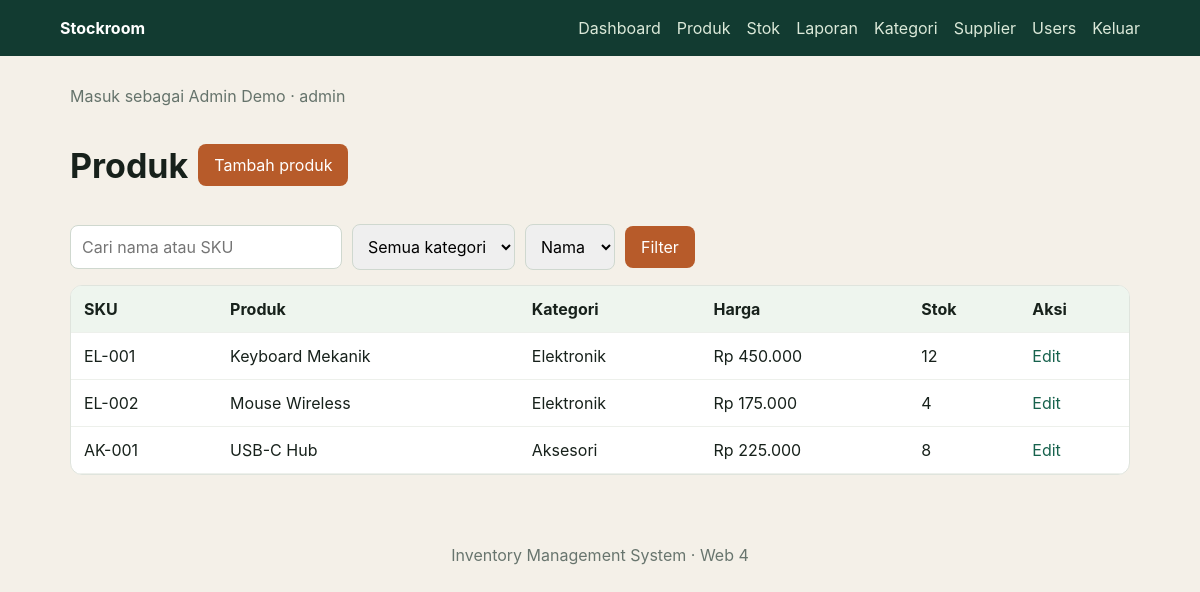
The page /products/index.php (signed in) on the database its author committed.
### tables this page shows
CREATE TABLE products (id INT AUTO_INCREMENT PRIMARY KEY, category_id INT NOT NULL, sku VARCHAR(50) NOT NULL UNIQUE, name VARCHAR(150) NOT NULL, price DECIMAL(12,2) NOT NULL DEFAULT 0, stock INT NOT NULL DEFAULT 0, minimum_stock INT NOT NULL DEFAULT 5, created_at TIMESTAMP DEFAULT CURRENT_TIMESTAMP, CONSTRAINT fk_product_category FOREIGN KEY(category_id) REFERENCES categories(id) ON UPDATE CASCADE ON DELETE RESTRICT);

CREATE TABLE categories (id INT AUTO_INCREMENT PRIMARY KEY, name VARCHAR(100) NOT NULL UNIQUE, created_at TIMESTAMP DEFAULT CURRENT_TIMESTAMP);

### config/database.php (called while the page is built)
<?php
function db(): PDO { static $pdo; if ($pdo) return $pdo; $host=getenv('DB_HOST')?:'127.0.0.1'; $name=getenv('DB_NAME')?:'inventory_db'; $user=getenv('DB_USER')?:'root'; $pass=getenv('DB_PASS')?:''; $pdo=new PDO("mysql:host=$host;dbname=$name;charset=utf8mb4",$user,$pass,[PDO::ATTR_ERRMODE=>PDO::ERRMODE_EXCEPTION,PDO::ATTR_DEFAULT_FETCH_MODE=>PDO::FETCH_ASSOC]); return $pdo; }

### public/products/index.php (the view)
<?php require_once __DIR__.'/../../helpers/bootstrap.php'; require_login(); $allowed=['name'=>'p.name','price'=>'p.price','stock'=>'p.stock']; $sort=$allowed[$_GET['sort']??'name']??'p.name'; $dir=($_GET['dir']??'asc')==='desc'?'DESC':'ASC'; $where=[];$args=[]; if(trim($_GET['q']??'')){ $where[]='(p.name LIKE ? OR p.sku LIKE ?)';$q='%'.trim($_GET['q']).'%';$args=[$q,$q]; } if((int)($_GET['category_id']??0)){ $where[]='p.category_id=?';$args[]=(int)$_GET['category_id']; } $sql='SELECT p.*,c.name category FROM products p JOIN categories c ON c.id=p.category_id'.($where?' WHERE '.implode(' AND ',$where):'')." ORDER BY $sort $dir LIMIT 10"; $st=db()->prepare($sql);$st->execute($args);$rows=$st->fetchAll(); $cats=db()->query('SELECT * FROM categories ORDER BY name')->fetchAll(); layout_start('Produk'); ?><div class="toolbar"><h1>Produk</h1><?php if($_SESSION['user']['role']==='admin'):?><a class="button" href="edit.php">Tambah produk</a><?php endif?></div><form class="filters"><input name="q" placeholder="Cari nama atau SKU" value="<?=e($_GET['q']??'')?>"><select name="category_id"><option value="">Semua kategori</option><?php foreach($cats as $c):?><option value="<?=$c['id']?>" <?=((int)($_GET['category_id']??0)==$c['id']?'selected':'')?>><?=e($c['name'])?></option><?php endforeach?></select><select name="sort"><option value="name">Nama</option><option value="price">Harga</option><option value="stock">Stok</option></select><button>Filter</button></form><table><tr><th>SKU</th><th>Produk</th><th>Kategori</th><th>Harga</th><th>Stok</th><th>Aksi</th></tr><?php foreach($rows as $r):?><tr><td><?=e($r['sku'])?></td><td><?=e($r['name'])?></td><td><?=e($r['category'])?></td><td>Rp <?=number_format($r['price'],0,',','.')?></td><td><?=e($r['stock'])?></td><td><?php if($_SESSION['user']['role']==='admin'):?><a href="edit.php?id=<?=$r['id']?>">Edit</a><?php endif?></td></tr><?php endforeach?></table><?php layout_end();

### helpers/bootstrap.php (shortened to what this page needs)
<?php
session_start(); require_once __DIR__.'/../config/database.php';
function e($v): string { return htmlspecialchars((string)$v,ENT_QUOTES,'UTF-8'); }
function flash(?string $msg=null): ?string { if($msg!==null){$_SESSION['flash']=$msg;return null;} $x=$_SESSION['flash']??null; unset($_SESSION['flash']); return $x; }
function layout_start(string $title): void { require_login(); $u=$_SESSION['user']; $m=flash(); echo '<!doctype html><html lang="id"><head><meta charset="utf-8"><meta name="viewport" content="width=device-width,initial-scale=1"><title>'.e($title).'</title><link rel="stylesheet" href="../assets/css/app.css"></head><body><header><strong>Stockroom</strong><nav><a href="dashboard.php">Dashboard</a><a href="products/index.php">Produk</a><a href="stock/create.php">Stok</a><a href="reports/index.php">Laporan</a>'.($u['role']==='admin'?'<a href="categories/index.php">Kategori</a><a href="suppliers/index.php">Supplier</a><a href="users/index.php">Users</a>':'').'<a href="logout.php">Keluar</a></nav></header><main><p class="muted">Masuk sebagai '.e($u['name']).' · '.e($u['role']).'</p>'.($m?'<div class="flash">'.e($m).'</div>':''); }
function layout_end(): void { echo '</main><footer>Inventory Management System · Web 4</footer></body></html>'; }

### assets/css/app.css (style rules this page uses)
:root { font-family:Inter,system-ui,sans-serif;color:#17211b;background:#f4f0e8 }
* { box-sizing:border-box }
body { margin:0 }
header { background:#123b31;color:#fff;padding:18px 5%;display:flex;justify-content:space-between;align-items:center }
nav { display:flex;gap:16px;flex-wrap:wrap }
a { color:#17624d;text-decoration:none }
header a { color:#dbe9d9 }
main { max-width:1100px;margin:30px auto;padding:0 20px }
h1 { font-size:34px }
.muted { color:#65736b }
.cards div,.panel,table { background:#fff;border:1px solid #dfe4dd;border-radius:12px;padding:18px }
table { width:100%;border-collapse:separate;border-spacing:0;padding:0;overflow:hidden }
th,td { padding:13px;text-align:left;border-bottom:1px solid #edf0eb }
th { background:#eef5ee }
.toolbar,.filters,.inline-form { display:flex;gap:10px;align-items:center;margin:15px 0;flex-wrap:wrap }
input,select,button { padding:11px;border:1px solid #cfd8cf;border-radius:8px;font:inherit }
button,.button { background:#b75b2a;color:white;border:0;padding:11px 16px;border-radius:8px;cursor:pointer }
footer { padding:40px 5%;color:#68756e;text-align:center }

### rows shown on the page
products: sku "EL-001", name "Keyboard Mekanik", category.name "Elektronik", price "450.000", stock "12"
products: sku "EL-002", name "Mouse Wireless", category.name "Elektronik", price "175.000", stock "4"
products: sku "AK-001", name "USB-C Hub", category.name "Aksesori", price "225.000", stock "8"

### other values the page prints
$u['name'] "Admin Demo"
$u['role'] "admin"
